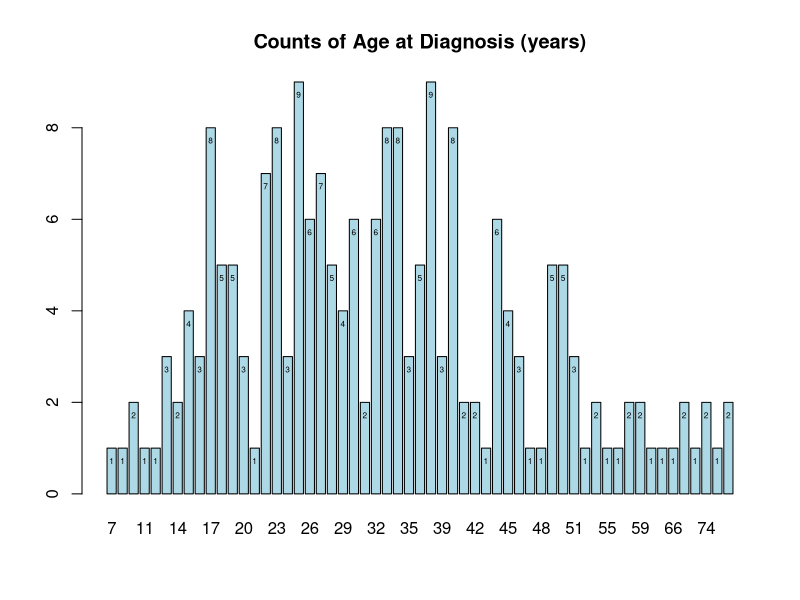
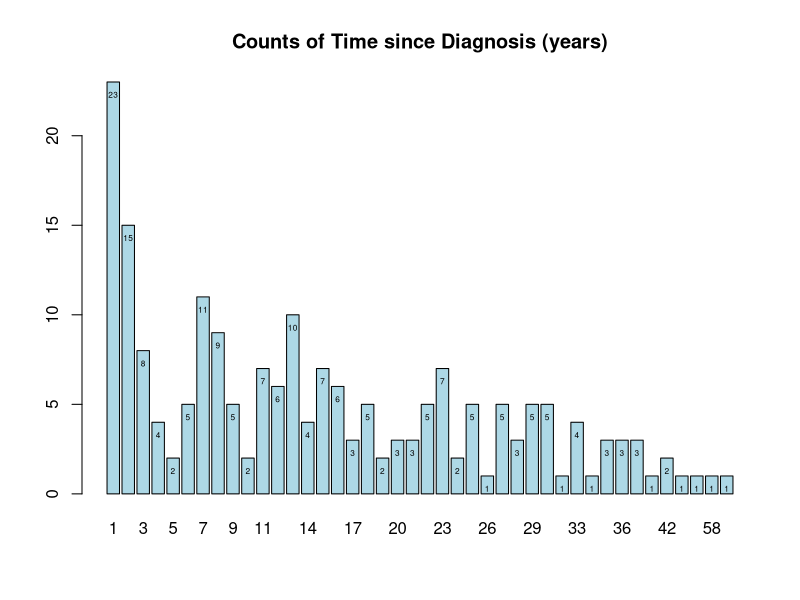
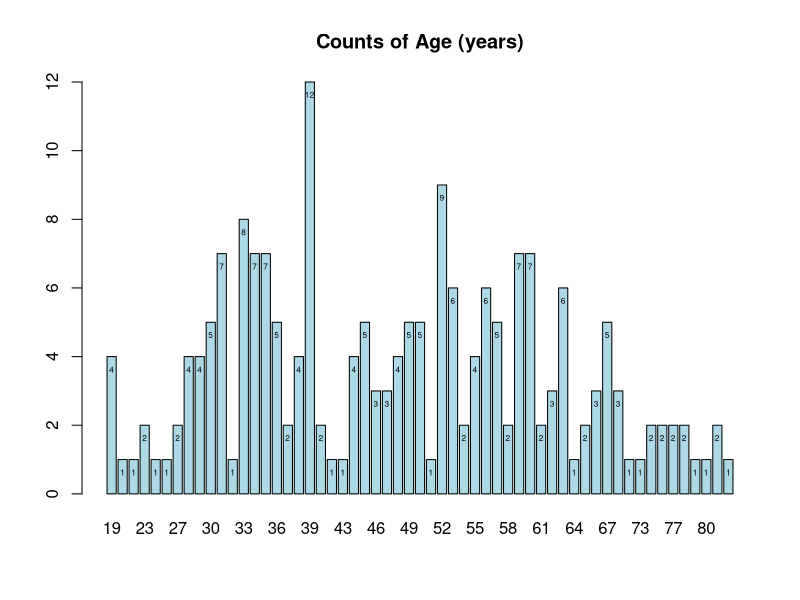
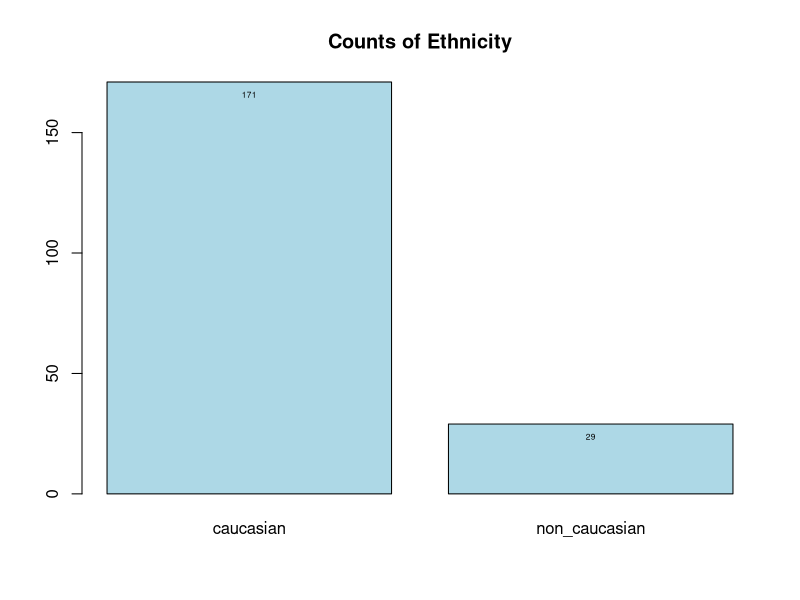
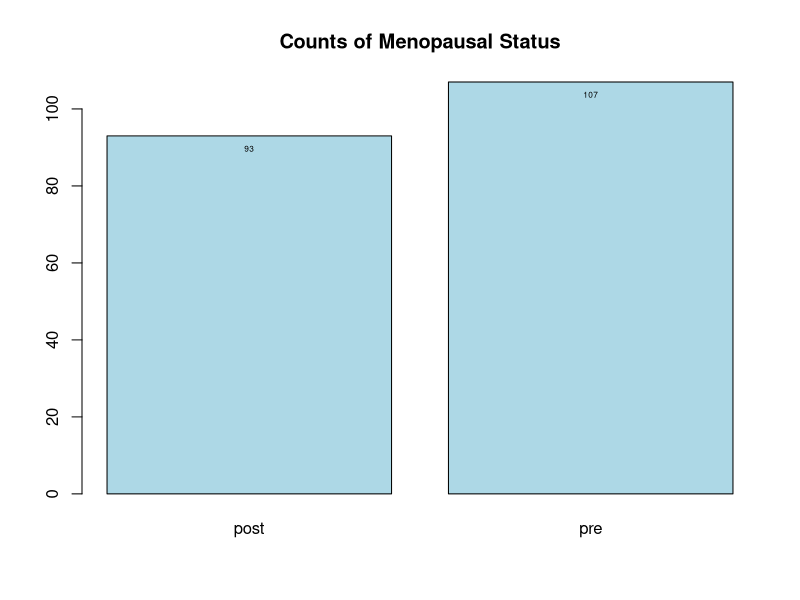
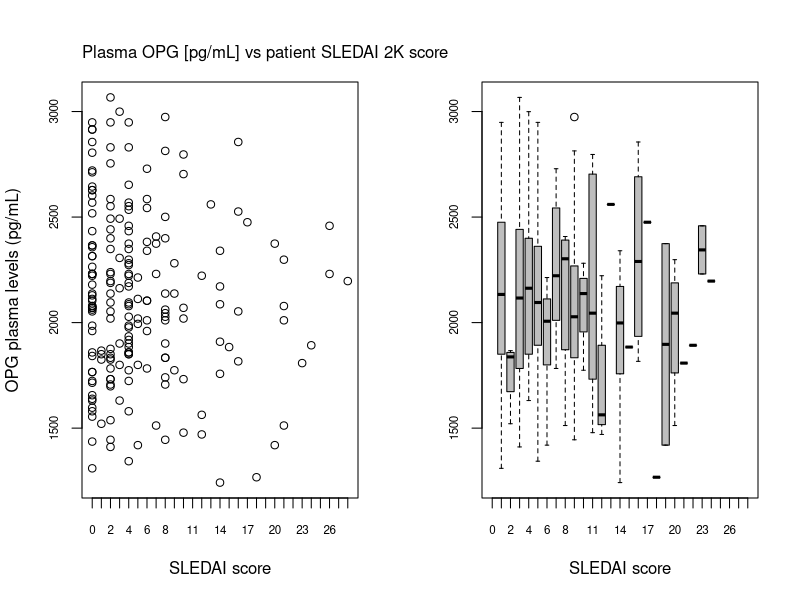
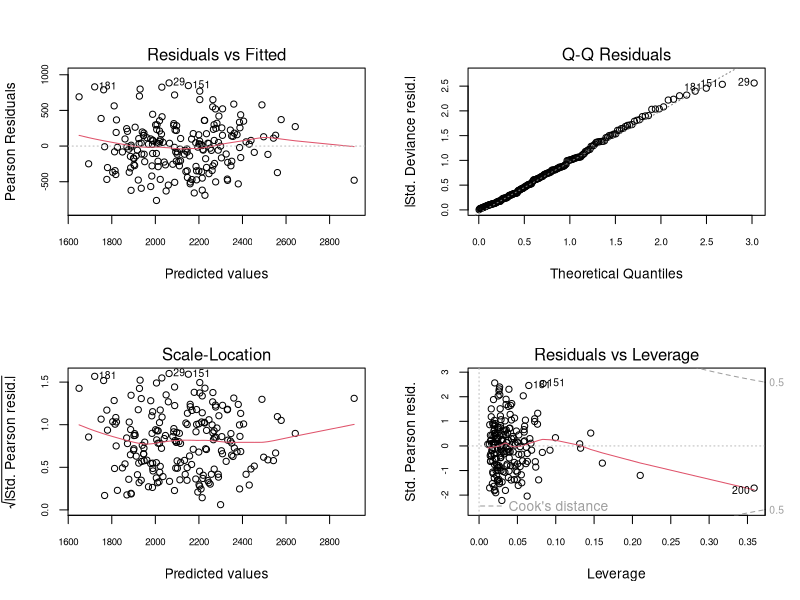
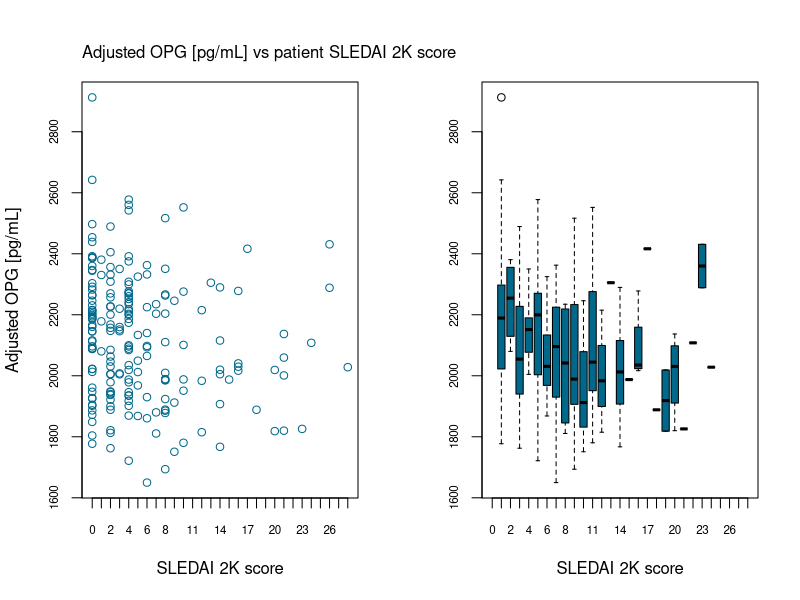

Write R code to recreate these figures, in order.
library(readxl)
library(dplyr)
library(ggplot2)
#import the data (HAS TO BE IN THE SAME FOLDER YOURE WORKING IN OR YOU HAVE TO WRITE THE WHOLE PATH:
#IE. "/user/johndoe/folder-1/foldertwo/DATA_SET_HERE"). 
OriginalData <- read_excel("g1_s1_dataset_v251001.xlsx")
View(OriginalData)

#rename the columns so everything is easier to read and keep track of
colnames(OriginalData) <- c('Patient ID', 'Age at Diagnosis (years)', 'Time since Diagnosis (years)', 
                            'Age (years)', 'BMI (kg/m^2)', 'IFN type I [IU/mL]', 
                            'Ethnicity', 'Menopausal Status', 'SLEDAI 2k Score', 
                            'Plasma OPG [pg/mL]', 'vWF [IU/mL]', 'sDC1 [ng/mL]', 
                            'TM [ng/mL]', 'ox LDL [ng/mL]', 'sVCAM-1 [ng/mL]', 
                            'LDH [u/L]')

##OriginalData <- OriginalData %>% mutate(time_since_diagnosis_years = ifelse(OriginalData$time_since_diagnosis_years == 0, NA, time_since_diagnosis_years))
##^^ we'll ask about this tomorrow
#since time since diagnosis has values equal to 0, we're going to add 1 to each of those (ie. 0+1 =1, etc)
OriginalData <- OriginalData %>% 
  mutate(`Time since Diagnosis (years)` = `Time since Diagnosis (years)` + 1)
OriginalData <- OriginalData %>% 
  mutate(Ethnicity = factor(Ethnicity))
OriginalData <- OriginalData %>% 
  mutate(`Menopausal Status` = factor(`Menopausal Status`))

#some stat tests for OPG levels to see how it's distributed and possible correlation to SLEDAI score
shapiro.test(OriginalData$`Plasma OPG [pg/mL]`)
#cor.test(OriginalData$`SLEDAI 2k Score`, OriginalData$`Plasma OPG [pg/mL]`, method = ("pearson"))

#make a list of all the column names so that you can create functions
col_names <- c('Patient ID', 'Age at Diagnosis (years)', 'Time since Diagnosis (years)', 
               'Age (years)', 'BMI (kg/m^2)', 'IFN type I [IU/mL]', 
               'Ethnicity', 'Menopausal Status', 'SLEDAI 2k Score', 
               'Plasma OPG [pg/mL]', 'vWF [IU/mL]', 'sDC1 [ng/mL]', 
               'TM [ng/mL]', 'ox LDL [ng/mL]', 'sVCAM-1 [ng/mL]', 
               'LDH [u/L]')
#how many times does each value of a variable appear? 
#this is the function
Counts <- lapply(col_names, function(col) {
  OriginalData %>%
    group_by(.data[[col]]) %>%
    summarise(count = n())
})
#re-establish column names
names(Counts) <- col_names

#some things are unique to each patinet, so we don't want to plot them to see the counts:
names_to_skip_in_plots <- c('Patient ID', 'BMI (kg/m^2)', 'IFN type I [IU/mL]', 
                            'SLEDAI 2k Score','Plasma OPG [pg/mL]', 
                            'vWF [IU/mL]', 'sDC1 [ng/mL]', 'TM [ng/mL]', 
                            'ox LDL [ng/mL]', 'sVCAM-1 [ng/mL]', 'LDH [u/L]')

#this is the function for the barplots of the counts:
for (name in names(Counts)) {
  if (name %in% names_to_skip_in_plots) next
  df <- Counts[[name]]
  par(mfrow = c(1,1))
  bars <- barplot(
    df$count,
    names.arg = df[[1]],
    main = paste("Counts of", name),
    col = "lightblue")
  text(x = bars, y = df$count, labels = df$count, pos = 1, cex = 0.5, col = 'black')
}
rm(df, name, bars)

par(cex.axis = 0.7, mfrow = c(1,2))
plot(OriginalData$`SLEDAI 2k Score`, OriginalData$`Plasma OPG [pg/mL]`,
     col = 'black', xlab = 'SLEDAI score', ylab = "OPG plasma levels (pg/mL)", 
     xlim = c(0, 28), xaxt = 'n')
axis(side = 1, at = seq(0, 28, by = 1))
mtext("Plasma OPG [pg/mL] vs patient SLEDAI 2K score",
      outer = FALSE, cex = 1, side = 3, line = 1, adj = 0)
boxplot(OriginalData$`Plasma OPG [pg/mL]`~OriginalData$`SLEDAI 2k Score`, 
        col = 'grey', xlab = 'SLEDAI score', ylab = NULL,
        xlim = c(0, 28), xaxt = 'n')
axis(side = 1, at = seq(0, 28, by = 1))

##Linear Regression
model <- glm(`Plasma OPG [pg/mL]` ~ `SLEDAI 2k Score` + `Age at Diagnosis (years)` + `Time since Diagnosis (years)`
             + `BMI (kg/m^2)` + `IFN type I [IU/mL]` + Ethnicity + `Menopausal Status`, 
             data = OriginalData)
summary(model)
#model_sledai <- glm(`SLEDAI 2k Score` ~ `Age at Diagnosis (years)` + `Time since Diagnosis (years)` +
#`Age (years)` + `BMI (kg/m^2)` + `IFN type I [IU/mL]` + Ethnicity + `Menopausal Status`, 
# data = OriginalData)
#summary(model_sledai)
cor.test(OriginalData$`SLEDAI 2k Score`, model[["fitted.values"]], method = 'pearson')
par(mfrow = c(2,2))
plot(model)
opg_sledai <- data.frame(OriginalData$`SLEDAI 2k Score`, model[["fitted.values"]])
#or: model_sledai[["fitted.values"]]
colnames(opg_sledai) <- c('SLEDAI 2k score', 'Adjusted OPG [pg/mL}')

##I also like to make one extra data frame with the patient IDs to make sure R is putting together 
##the right OPG value and SLEDAI score
opg_sledai_patientID <- data.frame(OriginalData$`Patient ID`, OriginalData$`SLEDAI 2k Score`, 
                                   model[["fitted.values"]])
colnames(opg_sledai_patientID) <- c('Patient ID', 'SLEDAI 2k score', 'Adjusted OPG [pg/mL}')

par(mfrow = c(1,2), cex.axis = 0.7)
plot(opg_sledai$`SLEDAI 2k score`, opg_sledai$`Adjusted OPG [pg/mL}`, 
     xlab = 'SLEDAI 2K score', ylab = 'Adjusted OPG [pg/mL]', col = 'deepskyblue4',
     xlim = c(0, 28), xaxt = 'n')
axis(side = 1, at = seq(0, 28, by = 1))
mtext("Adjusted OPG [pg/mL] vs patient SLEDAI 2K score",
      outer = FALSE, cex = 1, side = 3, line = 1, adj = 0)
boxplot(opg_sledai$`Adjusted OPG [pg/mL}`~opg_sledai$`SLEDAI 2k score`, 
        xlab = 'SLEDAI 2K score', ylab = NULL, col = 'deepskyblue4',
        xlim = c(0, 28), xaxt = 'n')
axis(side = 1, at = seq(0, 28, by = 1))

##Moving on from the confounding, we can do a similar thing for the biomarkers
#first, extract the biomarkes from the original data frame into a separate one
biomarkers <- data.frame(OriginalData$`vWF [IU/mL]`, OriginalData$`sDC1 [ng/mL]`, 
                         OriginalData$`TM [ng/mL]`,
                         OriginalData$`ox LDL [ng/mL]`, OriginalData$`sVCAM-1 [ng/mL]`, 
                         OriginalData$`LDH [u/L]`)
#rename the columns to make them easier to identify
names(biomarkers) <- c('von Willebrand Factor', 'soluble DC-1', 
                       'Thrombomodulin', 'oxidized LDL', 'soluble VCAM-1', 'LDH')
summary(biomarkers)

#create a linear model for each of the biomarkers
vWF_model <- glm(`vWF [IU/mL]` ~ `Age at Diagnosis (years)` + `Time since Diagnosis (years)` +
                   `Age (years)` + `BMI (kg/m^2)` + `IFN type I [IU/mL]` + Ethnicity + `Menopausal Status`, 
                 data = OriginalData)
sDC1_model <- glm(`sDC1 [ng/mL]` ~ `Age at Diagnosis (years)` + `Time since Diagnosis (years)` +
                    `Age (years)` + `BMI (kg/m^2)` + `IFN type I [IU/mL]` + Ethnicity + `Menopausal Status`,
                  data = OriginalData)
tm_model <- glm(`TM [ng/mL]` ~ `Age at Diagnosis (years)` + `Time since Diagnosis (years)` +
                  `Age (years)` + `BMI (kg/m^2)` + `IFN type I [IU/mL]` + Ethnicity + `Menopausal Status`,
                data = OriginalData)
oxLDL_model <- glm(`ox LDL [ng/mL]` ~ `Age at Diagnosis (years)` + `Time since Diagnosis (years)` +
                     `Age (years)` + `BMI (kg/m^2)` + `IFN type I [IU/mL]` + Ethnicity + `Menopausal Status`,
                   data = OriginalData)
sVCAM1_model <- glm(`sVCAM-1 [ng/mL]` ~ `Age at Diagnosis (years)` + `Time since Diagnosis (years)` +
                      `Age (years)` + `BMI (kg/m^2)` + `IFN type I [IU/mL]` + Ethnicity + `Menopausal Status`,
                    data = OriginalData)
LDH_model <- glm(`LDH [u/L]` ~ `Age at Diagnosis (years)` + `Time since Diagnosis (years)` +
                   `Age (years)` + `BMI (kg/m^2)` + `IFN type I [IU/mL]` + Ethnicity + `Menopausal Status`,
                 data = OriginalData)

#exctract the adjusted values of each biomarker into a new dataframe, add the adjusted OPG from 
#previous linear model, and rename the columns. 
adjusted_biomarkers <- data.frame(model[["fitted.values"]], vWF_model[["fitted.values"]], 
                                  sDC1_model[["fitted.values"]], 
                                  tm_model[["fitted.values"]], 
                                  oxLDL_model[["fitted.values"]], 
                                  sVCAM1_model[["fitted.values"]], 
                                  LDH_model[["fitted.values"]])
colnames(adjusted_biomarkers) <- c('Plasma OPG [pg/mL]' ,'vWF [IU/mL]', 'sDC1 [ng/mL]', 
                                   'TM [ng/mL]', 'ox LDL [ng/mL]', 
                                   'sVCAM-1 [ng/mL]', 'LDH [u/L]')

#extra df to make sure R is grouping right: 
adjusted_biomarkers_patientID <- data.frame(OriginalData$`Patient ID`, OriginalData$`SLEDAI 2k Score`, model[["fitted.values"]], vWF_model[["fitted.values"]], 
                                            sDC1_model[["fitted.values"]], 
                                            tm_model[["fitted.values"]], 
                                            oxLDL_model[["fitted.values"]], 
                                            sVCAM1_model[["fitted.values"]], 
                                            LDH_model[["fitted.values"]])
colnames(adjusted_biomarkers_patientID) <- c('Patient ID', 'SLEDAI 2k score', 'Plasma OPG [pg/mL]' ,'vWF [IU/mL]', 'sDC1 [ng/mL]', 
                                             'TM [ng/mL]', 'ox LDL [ng/mL]', 
                                             'sVCAM-1 [ng/mL]', 'LDH [u/L]')

#correlation tests
cor.test(OriginalData$`SLEDAI 2k Score`, vWF_model[["fitted.values"]], method = 'pearson')
cor.test(OriginalData$`SLEDAI 2k Score`, sDC1_model[["fitted.values"]], method = 'pearson')
cor.test(OriginalData$`SLEDAI 2k Score`, tm_model[["fitted.values"]], method = 'pearson')
cor.test(OriginalData$`SLEDAI 2k Score`, oxLDL_model[["fitted.values"]], method = 'pearson')
cor.test(OriginalData$`SLEDAI 2k Score`, sVCAM1_model[["fitted.values"]], method = 'pearson')
cor.test(OriginalData$`SLEDAI 2k Score`, LDH_model[["fitted.values"]], method = 'pearson')


par(mfrow = c(1, 2), cex.axis = 0.7)
#plot vWF
plot(OriginalData$`SLEDAI 2k Score`, adjusted_biomarkers$`vWF [IU/mL]`,
     xlab = 'SLEDAI 2K score', ylab = 'Adjusted vWF [IU/mL]', col = 'deepskyblue',
     xlim = c(0, 28), xaxt = 'n')
axis(side = 1, at = seq(0, 28, by = 1))
mtext("Adjusted vWF values [IU/mL] vs Patient SLEDAI 2k Score",
      outer = FALSE, cex = 1, col = "darkslategray", side = 3, line = 1, adj = 0)
boxplot(adjusted_biomarkers$`vWF [IU/mL]`~OriginalData$`SLEDAI 2k Score`,
        ylab = 'Adjusted vWF [IU/mL]', col = 'chartreuse4',
        xlim = c(0, 28), xaxt = 'n')
axis(side = 1, at = seq(0, 28, by = 1))
#plot sDC1
plot(OriginalData$`SLEDAI 2k Score`, adjusted_biomarkers$`sDC1 [ng/mL]`,
     xlab = 'SLEDAI 2K score', ylab = 'Adjusted sDC1 [ng/mL]', col = 'deepskyblue2', 
     xlim = c(0, 28), xaxt = 'n')
axis(side = 1, at = seq(0, 28, by = 1))
mtext('Adjusted sDC1 values [ng/mL] vs Patient SLEDAI 2k score',
      outer = FALSE, cex = 1, col = "darkslategray", side = 3, line = 1, adj = 0)
boxplot(adjusted_biomarkers$`sDC1 [ng/mL]`~OriginalData$`SLEDAI 2k Score`,
        xlab = 'SLEDAI 2K score', ylab = NULL, col = 'forestgreen',
        xlim = c(0, 28), xaxt = 'n')
axis(side = 1, at = seq(0, 28, by = 1))
#plot TM
plot(OriginalData$`SLEDAI 2k Score`, adjusted_biomarkers$`TM [ng/mL]`,
     xlab = 'SLEDAI 2K score', ylab = 'Adjusted TM [ng/mL]', col = 'deepskyblue3', 
     xlim = c(0, 28), xaxt = 'n')
axis(side = 1, at = seq(0, 28, by = 1))
mtext('Adjusted TM values [ng/mL] vs Patient SLEDAI 2k score',
      outer = FALSE, cex = 1, col = "darkslategray", side = 3, line = 1, adj = 0)
boxplot(adjusted_biomarkers$`TM [ng/mL]`~OriginalData$`SLEDAI 2k Score`,
        xlab = 'SLEDAI 2K score', ylab = NULL, col = 'palegreen',
        xlim = c(0, 28), xaxt = 'n')
axis(side = 1, at = seq(0, 28, by = 1))
#plot ox LDL
plot(OriginalData$`SLEDAI 2k Score`, adjusted_biomarkers$`ox LDL [ng/mL]`,
     xlab = 'SLEDAI 2K score', ylab = 'Adjusted ox LDL [ng/mL]', col = 'royalblue', 
     xlim = c(0, 28), xaxt = 'n')
axis(side = 1, at = seq(0, 28, by = 1))
mtext('Adjusted ox LDL values [ng/mL] vs Patient SLEDAI 2k score',
      outer = FALSE, cex = 1, col = "darkslategray", side = 3, line = 1, adj = 0)
boxplot(adjusted_biomarkers$`ox LDL [ng/mL]`~OriginalData$`SLEDAI 2k Score`,
        xlab = 'SLEDAI 2K score', ylab = NULL, col = 'palegreen2',
        xlim = c(0, 28), xaxt = 'n')
axis(side = 1, at = seq(0, 28, by = 1))
#plot sVCAM1
plot(OriginalData$`SLEDAI 2k Score`, adjusted_biomarkers$`sVCAM-1 [ng/mL]`,
     xlab = 'SLEDAI 2K score', ylab = 'Adjusted s-VCAM1 [ng/mL]', col = 'royalblue3', 
     xlim = c(0, 28), xaxt = 'n')
axis(side = 1, at = seq(0, 28, by = 1))
mtext('Adjusted s-VCAM1 values [ng/mL] vs Patient SLEDAI 2k score',
      outer = FALSE, cex = 1, col = "darkslategray", side = 3, line = 1, adj = 0)
boxplot(adjusted_biomarkers$`sVCAM-1 [ng/mL]`~OriginalData$`SLEDAI 2k Score`,
        xlab = 'SLEDAI 2K score', ylab = NULL, col = 'seagreen',
        xlim = c(0, 28), xaxt = 'n')
axis(side = 1, at = seq(0, 28, by = 1))
#plot LDH
plot(OriginalData$`SLEDAI 2k Score`, adjusted_biomarkers$`LDH [u/L]`,
     xlab = 'SLEDAI 2K score', ylab = 'Adjusted LDH [U/L]', col = 'royalblue4', 
     xlim = c(0, 28), xaxt = 'n')
axis(side = 1, at = seq(0, 28, by = 1))
mtext('Adjusted LDH values [IU/mL] vs Patient SLEDAI 2k score',
      outer = FALSE, cex = 1, col = "darkslategray", side = 3, line = 1, adj = 0)
boxplot(adjusted_biomarkers$`LDH [u/L]`~OriginalData$`SLEDAI 2k Score`,
        xlab = 'SLEDAI 2K score', ylab = NULL, col = 'seagreen3',
        xlim = c(0, 28), xaxt = 'n')
axis(side = 1, at = seq(0, 28, by = 1))

##end